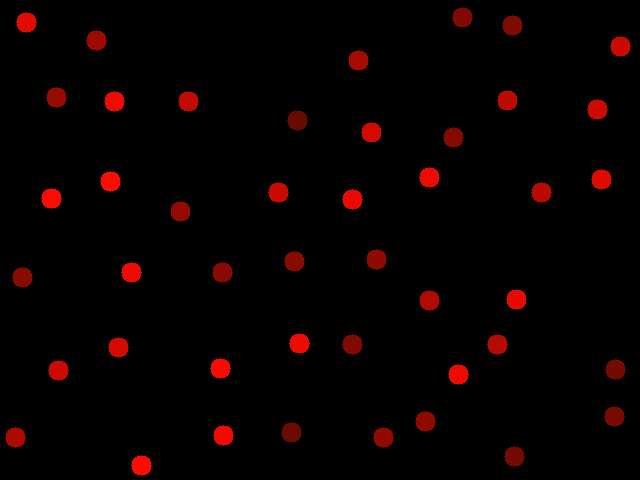
#> input picture teorija/images/img-0-45.png, 640 x 480 px
$ jupyter execute 'SoftComputing - images convolution connected components.ipynb'   (shell and % lines are left out)   (Python 2 division)
#> lines starting #> are read from the running program, lines starting #| are printed output that depends on the picture; after the words box and inside, x2 and y2 are one past the last pixel; in counts of white or black regions, pixels touching at a corner belong together
# Soft kompjuting

## Slike, konvolucija, regioni

[cell 1]
import matplotlib.pyplot as plt  # za prikaz slika, grafika, itd.
# %matplotlib inline je komanda za prikaz slika i grafika unutar notebook-a (ne koristiti u običnim skriptama!!!)

import numpy as np
from skimage.io import imread
from scipy import ndimage

img = imread('images/img-0-45.png')  # img je Numpy array
#> img is the input picture: shape (480, 640, 3); mean R, G, B 8.5, 0.5, 0
plt.imshow(img)  # imshow je funkcija za prikaz slike (u formatu Numpy array-a)

## Konverzija slike u nijanse sive

[cell 2]
# implementacija metode perceptivne osvetljenosti
def my_rgb2gray(img_rgb):
    img_gray = np.ndarray((img_rgb.shape[0], img_rgb.shape[1]))  # zauzimanje memorije za sliku (nema trece dimenzije)
    img_gray = 0.21*img_rgb[:, :, 0] + 0.77*img_rgb[:, :, 1] + 0.07*img_rgb[:, :, 2]
    img_gray = img_gray.astype('uint8')  # u prethodnom koraku smo mnozili sa float, pa sada moramo da vratimo u [0,255] opseg
    return img_gray

img_gray = my_rgb2gray(img)
plt.imshow(img_gray, 'gray')

## Binarizacija slike

[cell 3]
img_tr = img_gray > 0.5  # svi piskeli koji su veci od 0.5 ce dobiti vrednost True, tj. 1, i obrnuto
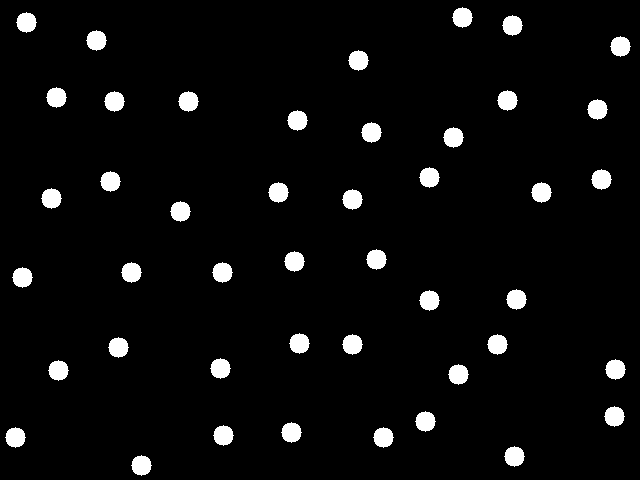
#> img_tr: shape (480, 640) bool; 4.6% white; 45 white regions, largest, box (x1, y1, x2, y2) and area: (452, 7, 473, 28) 317, (16, 12, 37, 33) 317, (502, 15, 523, 36) 317
plt.imshow(img_tr, 'gray')

## regioni od interesa

[cell 4]
labeled, nr_objects = ndimage.label(img_tr)
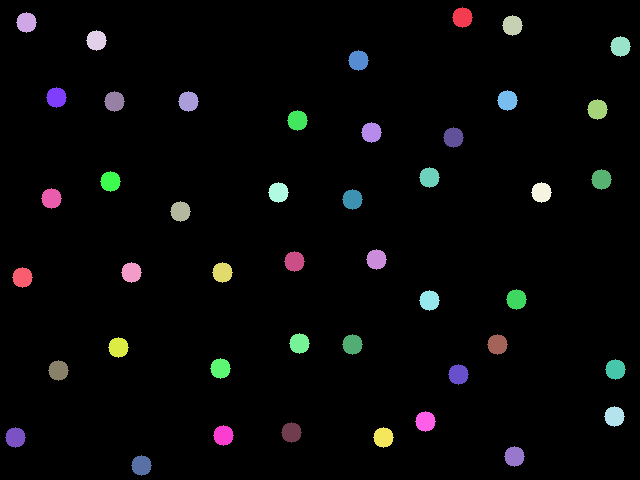
#> labeled: shape (480, 640) int32; 46 distinct labels, from 0 to 45; one colour per label, 0 black
#> nr_objects = 45
print nr_objects
#| 45
plt.imshow(labeled)

## Malo komplikovanije

[cell 5]
img = imread('images/img-0-41.png')  # img je Numpy array
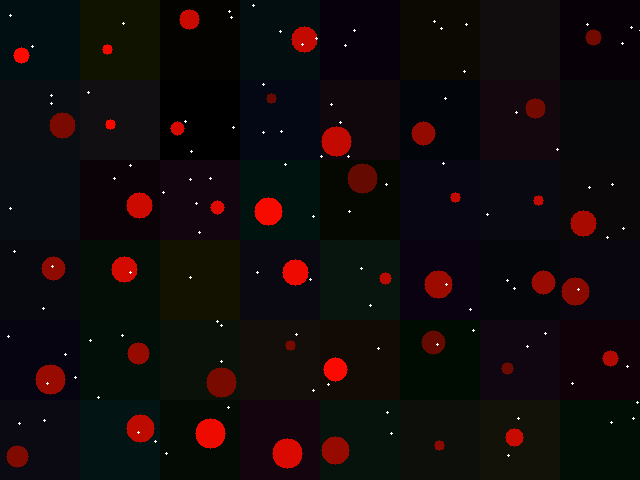
#> input picture teorija/images/img-0-41.png, 640 x 480 px
#> img is the input picture: shape (480, 640, 3); mean R, G, B 18.2, 10.3, 11
plt.imshow(img)

[cell 6]
img_gray = my_rgb2gray(img)
plt.imshow(img_gray, 'gray')

[cell 7]
#print img_gray.max(axis=1)
img_tr = img_gray > 20
#> img_tr: shape (480, 640) bool; 5.2% white; 41 white regions, largest, box (x1, y1, x2, y2) and area: (321, 126, 352, 157) 709, (347, 163, 378, 194) 709, (206, 367, 237, 398) 709
plt.imshow(img_tr, 'gray')

[cell 8]
def my2_rgb2gray(img_rgb):
    img_gray = np.ndarray((img_rgb.shape[0], img_rgb.shape[1]))  # zauzimanje memorije za sliku (nema trece dimenzije)
    img_gray = 0.77*img_rgb[:, :, 0] + 0.21*img_rgb[:, :, 1] + 0.07*img_rgb[:, :, 2]
    img_gray = img_gray.astype('uint8')  # u prethodnom koraku smo mnozili sa float, pa sada moramo da vratimo u [0,255] opseg
    return img_gray
img = imread('images/img-0-41.png')
img_gray = my2_rgb2gray(img)
plt.imshow(img_gray, 'gray')

[cell 9]
img_tr = img_gray > 20
plt.imshow(img_tr, 'gray')

[cell 10]
labeled, nr_objects = ndimage.label(img_tr)
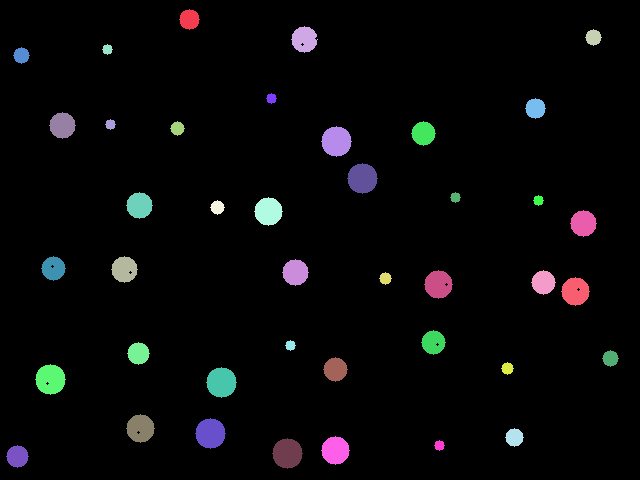
#> labeled: shape (480, 640) int32; 43 distinct labels, from 0 to 42; one colour per label, 0 black
#> nr_objects = 42
print nr_objects
#| 42
obj = labeled==3
#> obj: shape (480, 640) bool; 0.06% white; 1 white region, box (x1, y1, x2, y2) and area: (585, 29, 602, 46) 197
plt.imshow(obj)
vert = obj.max(axis=0)
v = labeled[:, vert]
obj2 = v ==3
hori = obj2.max(axis=1)

plt.imshow(v[hori,:])
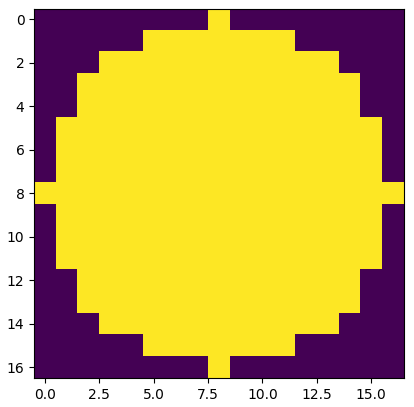
#> figure drawn by matplotlib, 1 panel

## Još komplikovanije

[cell 11]
img = imread('images/img-9-48.png')  # img je Numpy array
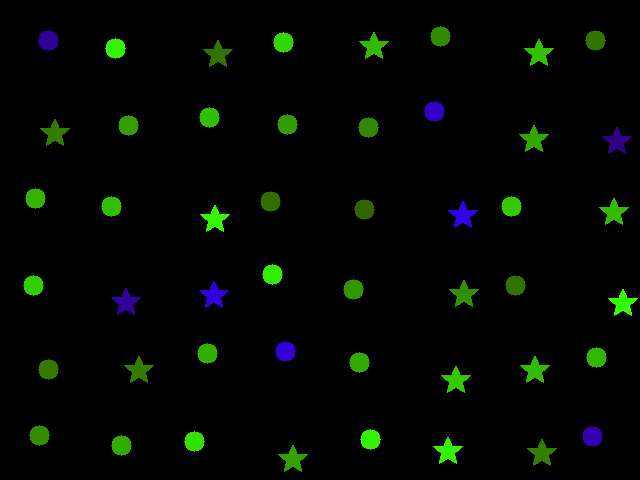
#> input picture teorija/images/img-9-48.png, 640 x 480 px
#> img is the input picture: shape (480, 640, 3); mean R, G, B 2.6, 7.4, 1.6
plt.imshow(img)

[cell 12]
img_gray = my2_rgb2gray(img)
#> in my2_rgb2gray (call 2), `img_gray = img_gray.astype('uint8')`:
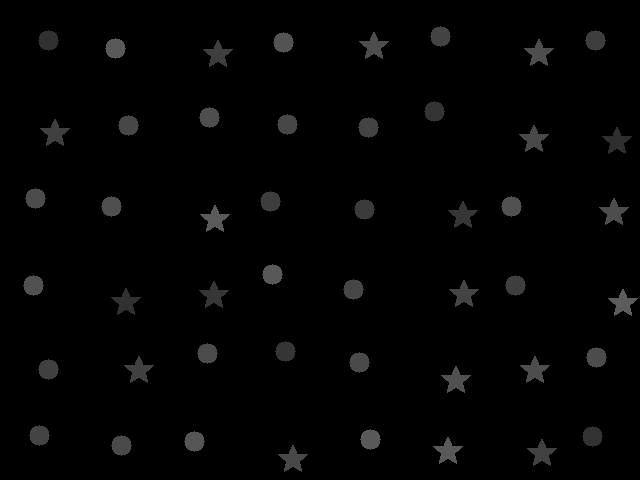
#> img_gray: shape (480, 640); min 0, max 92, mean 3.6
img_tr = img_gray > 60
#> img_tr: shape (480, 640) bool; 4.2% white; 39 white regions, largest, box (x1, y1, x2, y2) and area: (359, 32, 389, 59) 348, (524, 39, 554, 66) 348, (203, 40, 233, 67) 348
plt.imshow(img_tr, 'gray')

[cell 13]
labeled, nr_objects = ndimage.label(img_tr)
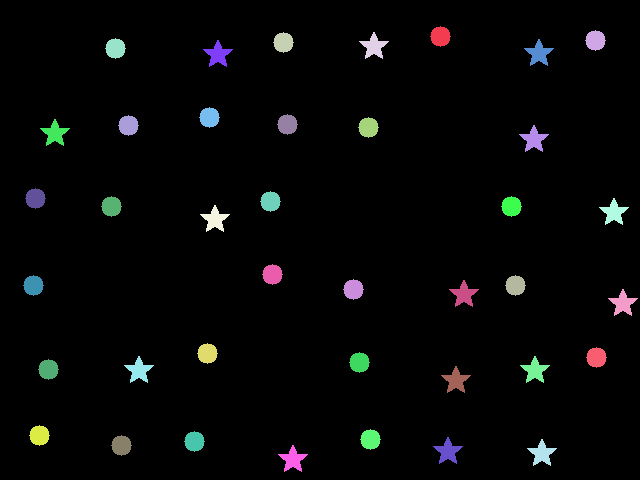
#> labeled: shape (480, 640) int32; 40 distinct labels, from 0 to 39; one colour per label, 0 black
#> nr_objects = 39
print nr_objects
#| 39
obj = labeled==6
#> obj: shape (480, 640) bool; 0.11% white; 1 white region, box (x1, y1, x2, y2) and area: (524, 39, 554, 66) 348
plt.imshow(obj)

[cell 14]
vert = obj.max(axis=0)
v = labeled[:, vert]
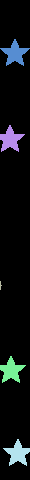
#> v: shape (480, 30) int32; 6 distinct labels, from 0 to 38; one colour per label, 0 black
obj2 = v ==6
#> obj2: shape (480, 30) bool; 2.4% white; 1 white region, box (x1, y1, x2, y2) and area: (0, 39, 30, 66) 348
hori = obj2.max(axis=1)

roi = v[hori,:]
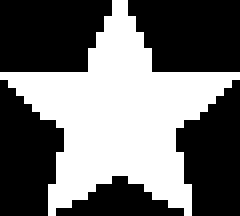
#> roi: shape (27, 30) int32 (shown 8 times larger); values 0 (black) and 6 (white), 43% white; 1 white region, box (x1, y1, x2, y2) and area: (0, 0, 30, 27) 348
print roi.shape
#| (27, 30)
plt.imshow(roi)
